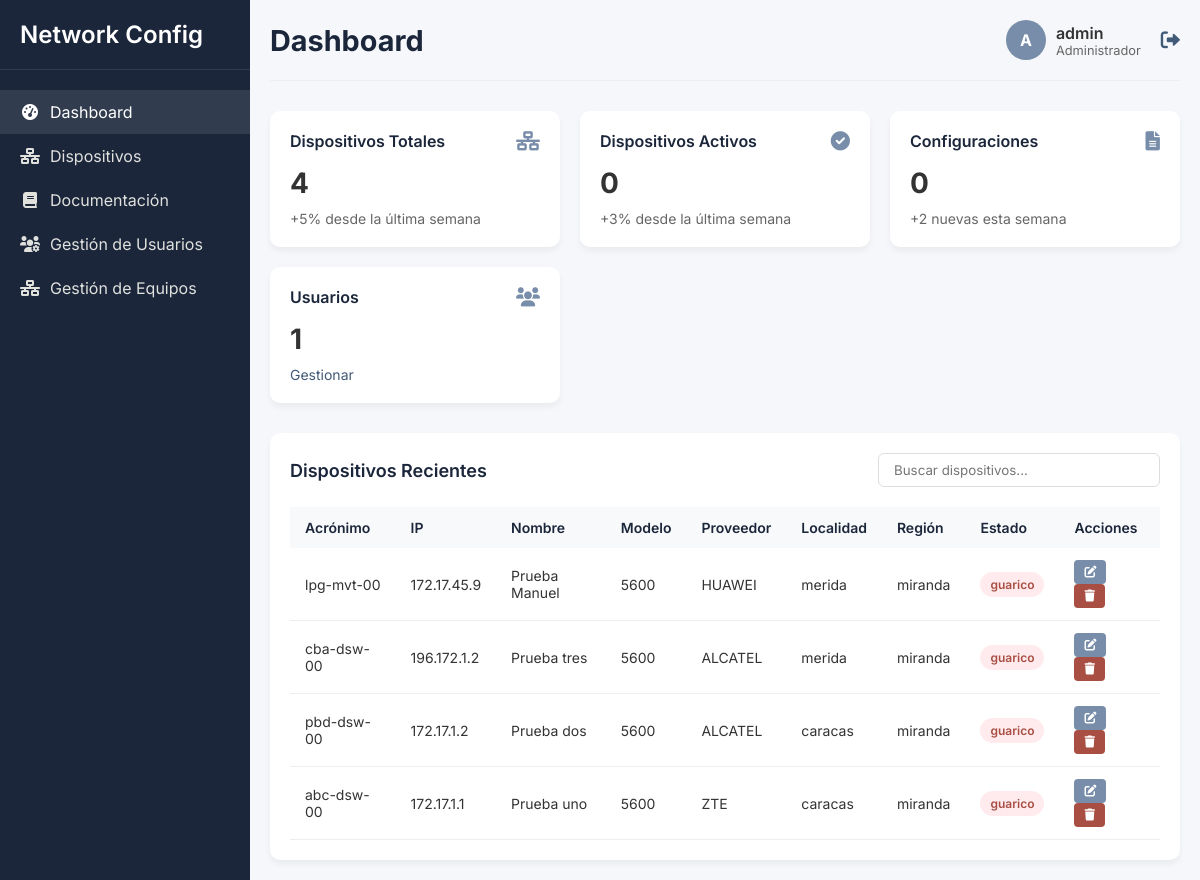
/dashboard (signed in), run on the app's committed database.
### tables this page shows
CREATE TABLE Equipo (
        id INTEGER PRIMARY KEY AUTOINCREMENT,
        acronimo TEXT UNIQUE NOT NULL UNIQUE,
        ip TEXT UNIQUE NOT NULL UNIQUE,
        nombre_equipo TEXT,
        modelo TEXT,
        proveedor TEXT NOT NULL,
        version TEXT,
        localidad TEXT,
        region TEXT,
        estado TEXT
    );

### app.py (the view)
@app.route('/dashboard')
@login_required
def dashboard():
    try:
        with closing(get_db()) as conn:
            total_devices = conn.execute('SELECT COUNT(*) FROM Equipo').fetchone()[0]
            active_devices = conn.execute('SELECT COUNT(*) FROM Equipo WHERE estado = "activo"').fetchone()[0]
            total_configs = conn.execute('SELECT COUNT(*) FROM Version').fetchone()[0]
            total_users = conn.execute('SELECT COUNT(*) FROM User_Login').fetchone()[0]
            equipos = conn.execute('''
                SELECT * FROM Equipo
                ORDER BY id DESC
                LIMIT 10
            ''').fetchall()
            return render_template('dashboard_finish.html',
                                total_devices=total_devices,
                                active_devices=active_devices,
                                total_configs=total_configs,
                                total_users=total_users,
                                equipos=equipos)
    except Exception as e:
        logger.error(f"Error en dashboard: {str(e)}")
        return render_template('error.html', error="Error al cargar el dashboard")

### app.py (called while the page is built)
def login_required(f):
    @wraps(f)
    def decorated_function(*args, **kwargs):
        if not is_authenticated():
            return redirect(url_for('login'))
        return f(*args, **kwargs)
    return decorated_function

def get_db():
    conn = sqlite3.connect(app.config['DATABASE'])
    conn.row_factory = sqlite3.Row
    return conn

def is_authenticated():
    return 'user_id' in session

### templates/dashboard_finish.html (shortened to what this page needs)
<!DOCTYPE html>
<html lang="es">
<head>
    <link rel="stylesheet" href="{{ url_for('static', filename='css/dashboard.css') }}">
    <link rel="stylesheet" href="https://cdnjs.cloudflare.com/ajax/libs/font-awesome/6.0.0/css/all.min.css">
</head>
<body>
    <div class="app-container">
        <div class="sidebar">
            <div class="sidebar-header">
                <h2>Network Config</h2>
            </div>
            <div class="sidebar-menu">
                <a href="{{ url_for('dashboard') }}" class="menu-item active">
                    <i class="fas fa-tachometer-alt"></i>
                    <span>Dashboard</span>
                </a>
                <a href="{{ url_for('device') }}" class="menu-item">
                    <i class="fas fa-network-wired"></i>
                    <span>Dispositivos</span>
                </a>
                <a href="{{ url_for('documentacion') }}" class="menu-item">
                    <i class="fas fa-book"></i>
                    <span>Documentación</span>
                </a>
                {% if session.tipo_usuario == 1 %}
                <a href="{{ url_for('user_management') }}" class="menu-item">
                    <i class="fas fa-users-cog"></i>
                    <span>Gestión de Usuarios</span>
                </a>
                <a href="{{ url_for('list_equipos') }}" class="menu-item {% if request.endpoint.startswith('list_equipos') or request.endpoint.startswith('crear_equipo') or request.endpoint.startswith('editar_equipo') %}active{% endif %}">
                    <i class="fas fa-network-wired"></i>
                    <span>Gestión de Equipos</span>
                </a>
                {% endif %}
            </div>
        </div>
        <div class="main-content">
            <div class="header">
                <h1>Dashboard</h1>
                <div class="user-info">
                    <div class="user-avatar">{{ session.usuario[0]|upper }}</div>
                    <div>
                        <div class="user-name">{{ session.usuario }}</div>
                        <div class="user-role">
                            {% if session.tipo_usuario == 1 %}
                            Administrador
                            {% else %}
                            Trabajador
                            {% endif %}
                        </div>
                    </div>
                    <a href="{{ url_for('logout') }}" class="logout-btn" style="margin-left: 20px;">
                        <i class="fas fa-sign-out-alt"></i>
                    </a>
                </div>
            </div>
            <div class="cards-container">
                <div class="card">
                    <div class="card-header">
                        <span class="card-title">Dispositivos Totales</span>
                        <i class="fas fa-network-wired"></i>
                    </div>
                    <div class="card-value">{{ total_devices }}</div>
                    <div class="card-footer">+5% desde la última semana</div>
                </div>
                <div class="card">
                    <div class="card-header">
                        <span class="card-title">Dispositivos Activos</span>
                        <i class="fas fa-check-circle"></i>
                    </div>
                    <div class="card-value">{{ active_devices }}</div>
                    <div class="card-footer">+3% desde la última semana</div>
                </div>
                <div class="card">
                    <div class="card-header">
                        <span class="card-title">Configuraciones</span>
                        <i class="fas fa-file-alt"></i>
                    </div>
                    <div class="card-value">{{ total_configs }}</div>
                    <div class="card-footer">+2 nuevas esta semana</div>
                </div>
                <div class="card">
                    <div class="card-header">
                        <span class="card-title">Usuarios</span>
                        <i class="fas fa-users"></i>
                    </div>
                    <div class="card-value">{{ total_users }}</div>
                    <div class="card-footer">
                        {% if session.tipo_usuario == 1 %}
                        <a href="{{ url_for('user_management') }}">Gestionar</a>
                        {% else %}
                        Sistema
                        {% endif %}
                    </div>
                </div>
            </div>
            <div class="table-container">
                <div class="table-header">
                    <h3 class="table-title">Dispositivos Recientes</h3>
                    <input type="text" class="search-bar" placeholder="Buscar dispositivos...">
                </div>
                <table>
                    <thead>
                        <tr>
                            <th>Acrónimo</th>
                            <th>IP</th>
                            <th>Nombre</th>
                            <th>Modelo</th>
                            <th>Proveedor</th>
                            <th>Localidad</th>
                            <th>Región</th>
                            <th>Estado</th>
                            <th>Acciones</th>
                        </tr>
                    </thead>
                    <tbody>
                        {% for equipo in equipos %}
                        <tr>
                            <td>{{ equipo.acronimo }}</td>
                            <td>{{ equipo.ip }}</td>
                            <td>{{ equipo.nombre_equipo }}</td>
                            <td>{{ equipo.modelo }}</td>
                            <td>{{ equipo.proveedor }}</td>
                            <td>{{ equipo.localidad }}</td>
                            <td>{{ equipo.region }}</td>
                            <td>
                                <span class="status-badge {% if equipo.estado == 'activo' %}status-active{% else %}status-inactive{% endif %}">
                                    {{ equipo.estado }}
                                </span>
                            </td>
                            <td>
                                <button class="action-btn edit-btn" onclick="window.location.href='{{ url_for('device', id=equipo.id) }}'">
                                    <i class="fas fa-edit"></i>
                                </button>
                                <button class="action-btn delete-btn" onclick="confirmDelete({{ equipo.id }})">
                                    <i class="fas fa-trash"></i>
                                </button>
                            </td>
                        </tr>
                        {% endfor %}
                    </tbody>
                </table>
            </div>
        </div>
    </div>
</body>
</html>

### static/css/dashboard.css (style rules this page uses)
:root { --primary-dark: #1b263b; --primary: #415a77; --primary-light: #778da9; --background: #e0e1dd; --error: #a84e42; --success: #2e7d32; --warning: #ff9800; }
body { font-family: 'Inter', sans-serif; margin: 0; padding: 0; background-color: #f5f7fa; color: #333; }
.app-container { display: flex; min-height: 100vh; }
.sidebar { width: 250px; background-color: var(--primary-dark); color: white; padding: 20px 0; transition: all 0.3s; }
.sidebar-header { padding: 0 20px 20px; border-bottom: 1px solid rgba(255,255,255,0.1); }
.sidebar-header h2 { margin: 0; font-size: 1.5rem; font-weight: 600; }
.sidebar-menu { padding: 20px 0; }
.menu-item { padding: 12px 20px; display: flex; align-items: center; color: var(--background); text-decoration: none; transition: all 0.2s; }
.menu-item:hover, .menu-item.active { background-color: rgba(255,255,255,0.1); color: white; }
.menu-item i { margin-right: 10px; width: 20px; text-align: center; }
.main-content { flex: 1; padding: 20px; }
.header { display: flex; justify-content: space-between; align-items: center; margin-bottom: 30px; padding-bottom: 20px; border-bottom: 1px solid #eee; }
.header h1 { margin: 0; font-size: 1.8rem; color: var(--primary-dark); }
.user-info { display: flex; align-items: center; }
.user-avatar { width: 40px; height: 40px; border-radius: 50%; background-color: var(--primary-light); display: flex; align-items: center; justify-content: center; margin-right: 10px; color: white; font-weight: bold; }
.user-name { font-weight: 600; }
.user-role { font-size: 0.8rem; color: #666; }
.logout-btn { color: var(--primary); background: none; border: none; cursor: pointer; font-size: 1.2rem; }
.cards-container { display: grid; grid-template-columns: repeat(auto-fill, minmax(280px, 1fr)); gap: 20px; margin-bottom: 30px; }
.card { background: white; border-radius: 10px; padding: 20px; box-shadow: 0 4px 6px rgba(0,0,0,0.05); transition: transform 0.2s; }
.card-header { display: flex; justify-content: space-between; align-items: center; margin-bottom: 15px; }
.card-title { font-size: 16px; font-weight: 600; color: var(--primary-dark); }
.card-header i { color: var(--primary-light); font-size: 1.2rem; }
.card-value { font-size: 28px; font-weight: 700; margin: 10px 0; }
.card-footer { font-size: 14px; color: #666; }
.card-footer a { color: var(--primary); text-decoration: none; }
.table-container { background: white; border-radius: 10px; padding: 20px; box-shadow: 0 4px 6px rgba(0,0,0,0.05); }
.table-header { display: flex; justify-content: space-between; align-items: center; margin-bottom: 20px; }
.table-title { font-size: 18px; font-weight: 600; color: var(--primary-dark); margin: 0; }
.search-bar { padding: 8px 15px; border: 1px solid #ddd; border-radius: 6px; width: 250px; font-family: 'Inter', sans-serif; }
table { width: 100%; border-collapse: collapse; }
th { text-align: left; padding: 12px 15px; background-color: #f8f9fa; color: var(--primary-dark); font-weight: 600; font-size: 14px; }
td { padding: 12px 15px; border-bottom: 1px solid #eee; font-size: 14px; }
.status-badge { padding: 5px 10px; border-radius: 20px; font-size: 12px; font-weight: 600; display: inline-block; }
.status-inactive { background-color: #ffebee; color: var(--error); }
.action-btn { padding: 5px 10px; border-radius: 4px; border: none; cursor: pointer; font-size: 12px; margin-right: 5px; transition: all 0.2s; }
.edit-btn { background-color: var(--primary-light); color: white; }
.delete-btn { background-color: var(--error); color: white; }

### data on the page
Equipo: acronimo "lpg-mvt-00", ip "172.17.45.9", nombre_equipo "Prueba Manuel", modelo "5600", proveedor "HUAWEI", localidad "merida", region "miranda", estado "guarico"
Equipo: acronimo "cba-dsw-00", ip "196.172.1.2", nombre_equipo "Prueba tres", modelo "5600", proveedor "ALCATEL", localidad "merida", region "miranda", estado "guarico"
Equipo: acronimo "pbd-dsw-00", ip "172.17.1.2", nombre_equipo "Prueba dos", modelo "5600", proveedor "ALCATEL", localidad "caracas", region "miranda", estado "guarico"
Equipo: acronimo "abc-dsw-00", ip "172.17.1.1", nombre_equipo "Prueba uno", modelo "5600", proveedor "ZTE", localidad "caracas", region "miranda", estado "guarico"

### other printed values
{{ session.usuario[0]|upper }} "A"
{{ session.usuario }} "admin"
{{ total_devices }} "4"
{{ active_devices }} "0"
{{ total_configs }} "0"
{{ total_users }} "1"
